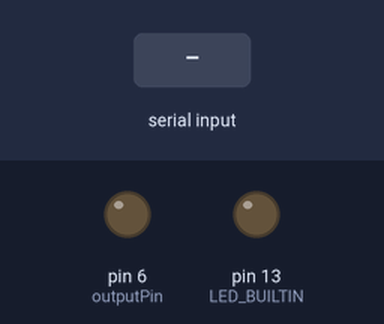
The sketch below on a simulated Arduino Uno, built with avr-gcc and run on an emulated ATmega328P. Parts: output pins drawn as LEDs (lit = HIGH). The test bench sets the inputs (shaded band).

Above: at 1.2 s.
1.3 s: "1" received over the second serial link
At 2.0 s:
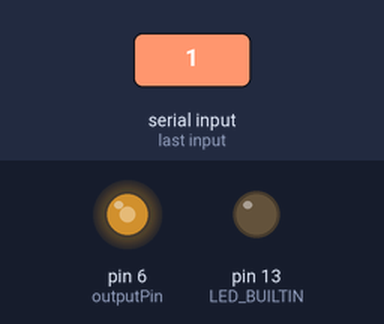
4.3 s: "0" received over the second serial link
At 5.9 s:
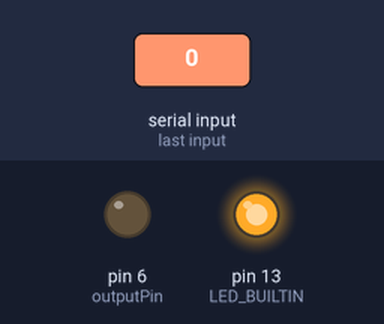
Timing chart, 0 to 8.0 s (numbered marks = the images above; inputs shaded):
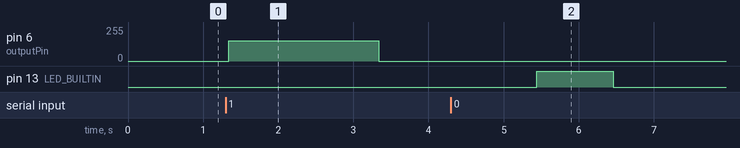

The sketch:

keyfob.ino
```cpp
#include <SoftwareSerial.h> //Serial library

//software serial connection set up on pins 0 and 1
SoftwareSerial bt (0,1);  //RX, TX (Switched on the Bluetooth - RX -> TX | TX -> RX)
int outputPin = 6;
int btdata; // the data given from the computer

void setup() {
  bt.begin(9600); //begin serial connection with 9600 baud rate
  bt.println("Waiting for Command. 1 = on, 0 = off");
  pinMode(outputPin, OUTPUT);
  pinMode(LED_BUILTIN, OUTPUT);
}

void loop() {
  if(bt.available())
  {
    btdata = bt.read();
    if (btdata=='1')
    {
      analogWrite( 6 , 153 );  // 60% duty cycle
      delay(2000);              // play for 1s
      analogWrite( 6 , 0 );    // 0% duty cycle (off)
      delay(2000);             // wait for 2s
    }
    else if(btdata=='0')
    {
      digitalWrite(LED_BUILTIN,HIGH);
      bt.println("0 detected. LED ON");
      delay(1000);
      digitalWrite(LED_BUILTIN,LOW);
    }
    else{;}
  }

  delay (100); //prepare for data (2s)
}
```

Measured:
- after the input at 1.3 s, pin 6 (outputPin): 0/255 → 153/255 at once, → 0/255 2.0 s later
- after the input at 4.3 s, pin 13 (LED_BUILTIN): LOW → HIGH after 1.1 s, → LOW 1.0 s later
